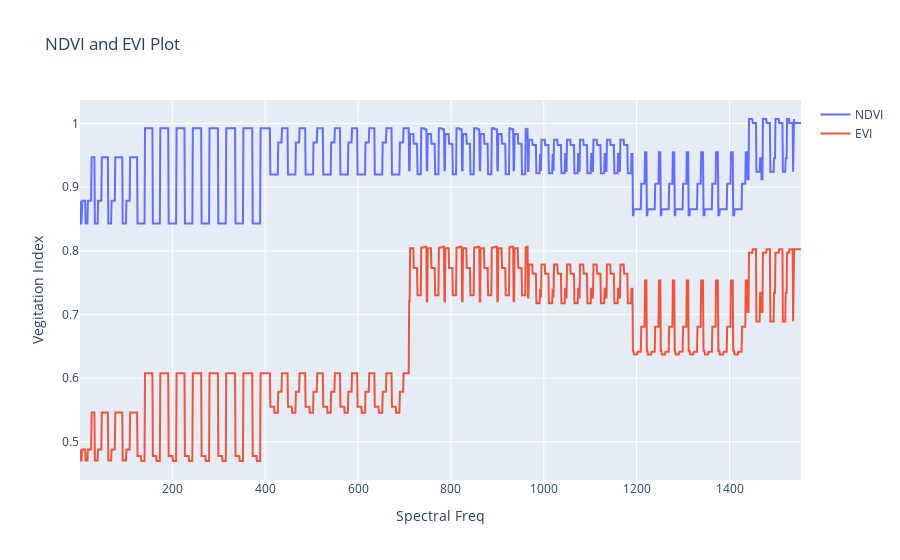

The notebook cell this image was saved under:
### Code cell
# Import the necessary libraries
import plotly.graph_objects as go
import numpy as np

# Assuming NDVI_value and EVI_value are defined somewhere in your code
# Creating example data
x_data = np.arange(1,len(NDVI_value)+1)
y_data = NDVI_value

x_data2 = np.arange(1,len(EVI_value)+1)
y_data2 = EVI_value

# Creating the line plot
fig = go.Figure(data=go.Scatter(x=x_data, y=y_data, mode='lines', name='NDVI'))

# Add another trace to the figure
fig.add_trace(go.Scatter(x=x_data2, y=y_data2, mode='lines', name='EVI'))

# Add title and labels
fig.update_layout(title='NDVI and EVI Plot', xaxis_title='Spectral Freq', yaxis_title='Vegitation Index')

# Display the figure
fig.show()

### Figure 1 — Plotly figure (JSON) as saved in the notebook; plotly's stock layout.template omitted (floating-point values rounded to 4 significant figures; data arrays with more than 128 entries replaced by an {"elided": "..."} marker saying what was removed)
{"data": [{"mode": "lines", "name": "NDVI", "type": "scatter", "x": {"elided": "1554 int values"}, "y": {"elided": "1554 float values"}}, {"mode": "lines", "name": "EVI", "type": "scatter", "x": {"elided": "1554 int values"}, "y": {"elided": "1554 float values"}}], "layout": {"title": {"text": "NDVI and EVI Plot"}, "xaxis": {"title": {"text": "Spectral Freq"}}, "yaxis": {"title": {"text": "Vegitation Index"}}}}
